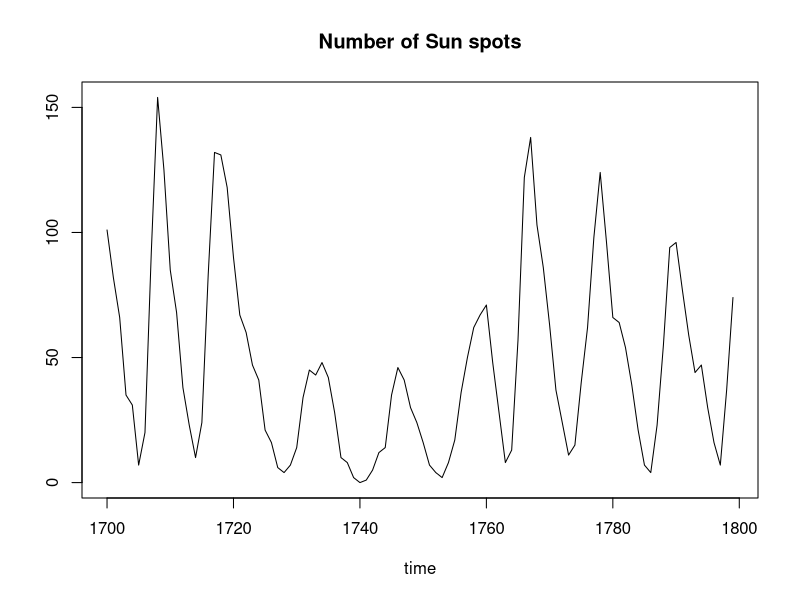
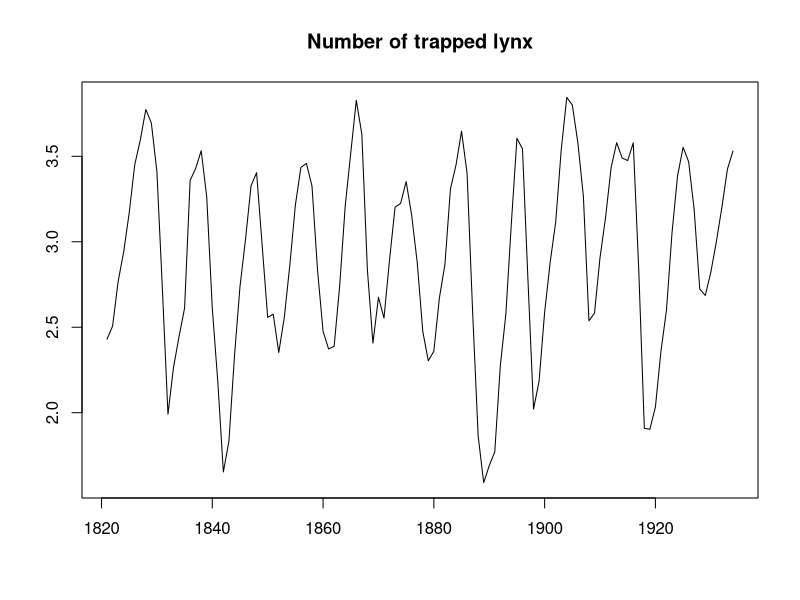

Recreate these plots in R, in order. (Note: this script raises an error after producing the figures.)
#Example 1.1.1
spots = read.table("sunspots.dat")
spots = ts(spots, start=1700, frequency=1)
plot(spots, xlab="time", ylab="", main="Number of Sun spots")

#Example 1.1.2
lynx = read.table("lynx.dat")
lynx = ts(log10(lynx), start=1821, frequency=1)
plot(lynx, xlab="", ylab="", main="Number of trapped lynx")

#Example 1.1.3
bills03 = read.table("bills03.dat",skip = 14);
bills06 = read.table("bills06.dat",skip = 14);
bills12 = read.table("bills12.dat",skip = 14);
par(mfrow=c(3,1))
plot.ts(bills03, xlab="(a)", ylab="",main="Yields of 3-month Treasury Bills")
plot.ts(bills06, xlab="(b)", ylab="",main="Yields of 6-month Treasury Bills")
plot.ts(bills12, xlab="(c)", ylab="",main="Yields of 12-month Treasury Bills")
par(mfrow=c(1,1))

#White noise
z = rnorm(1000, 0, 1)
y = rnorm(1000, 0, 1) #two WN z & y do not have same mean as in my TE process
plot.ts(z, xlab="", ylab="", main="")
